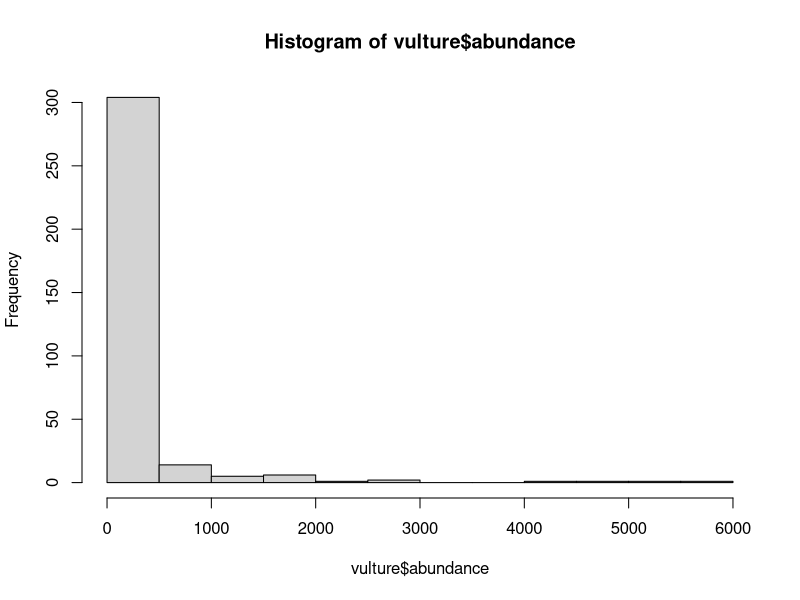
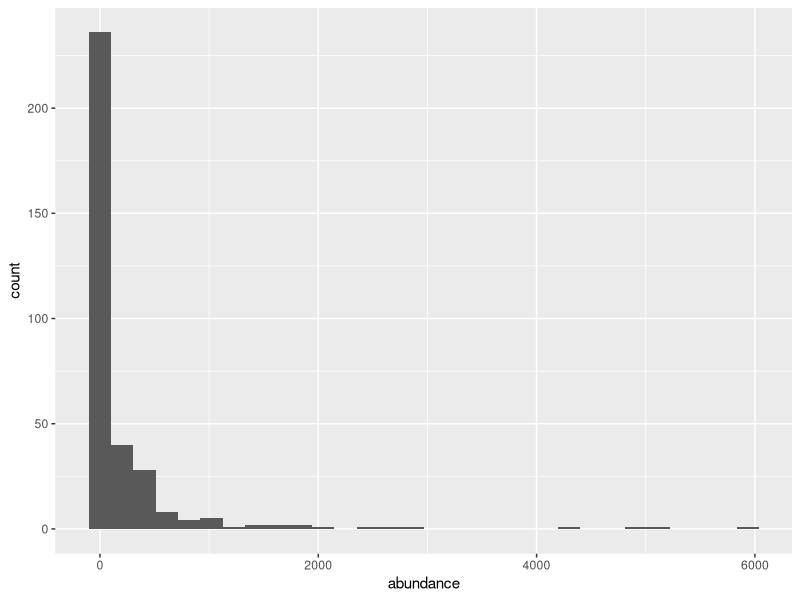
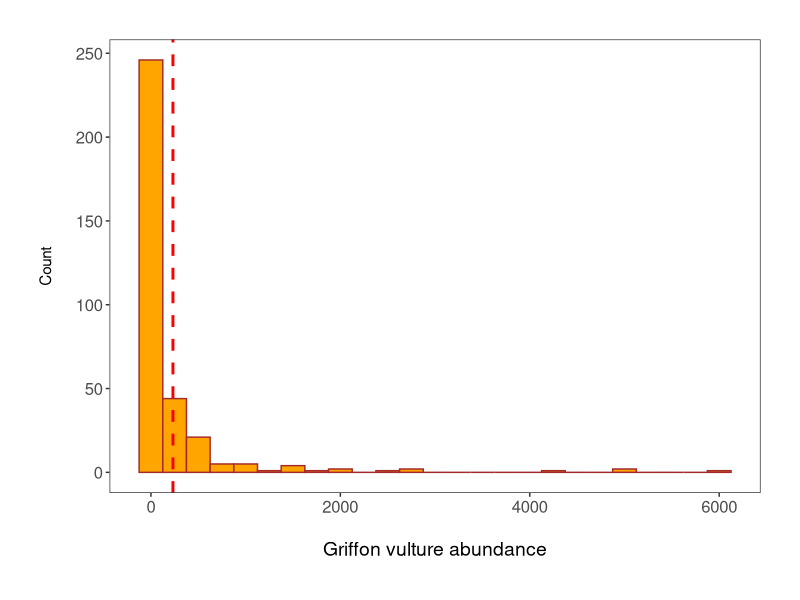
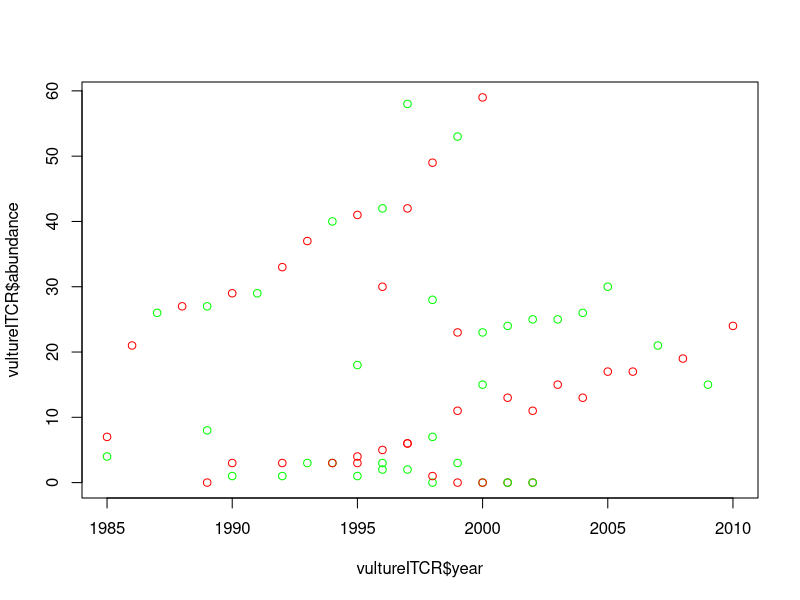
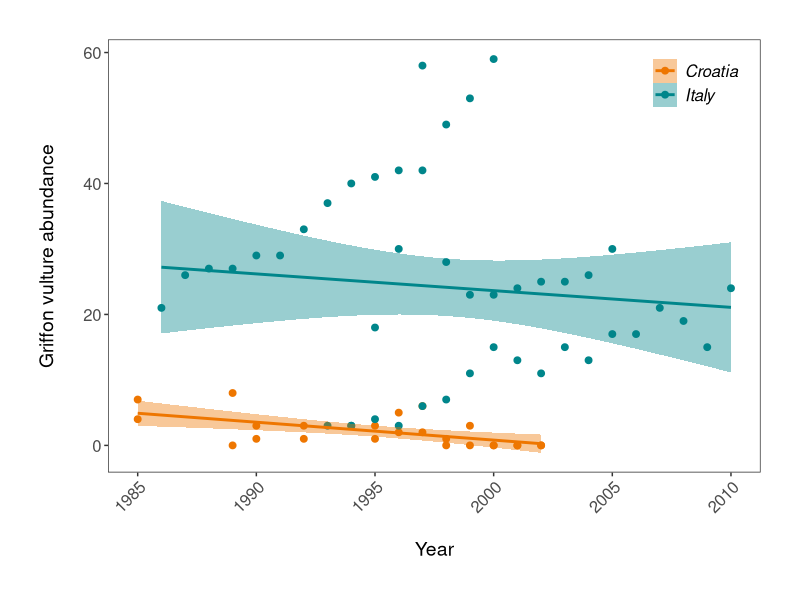
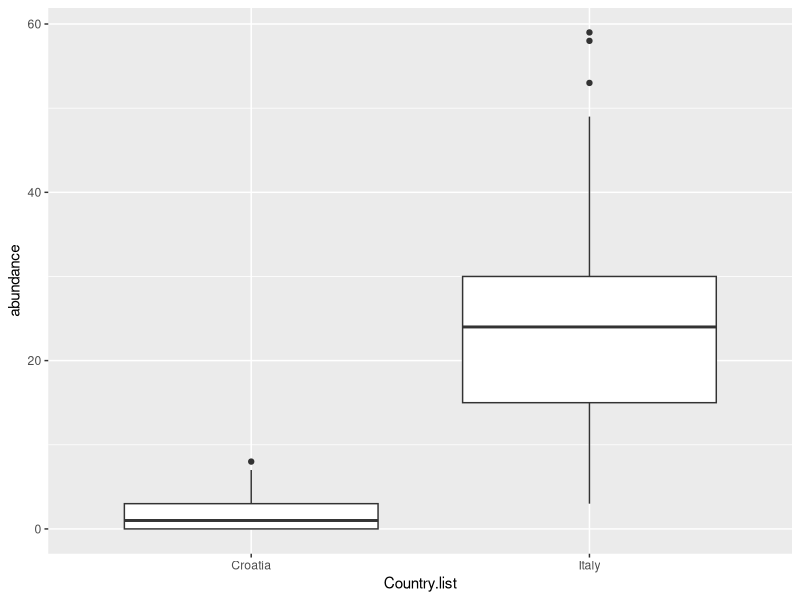
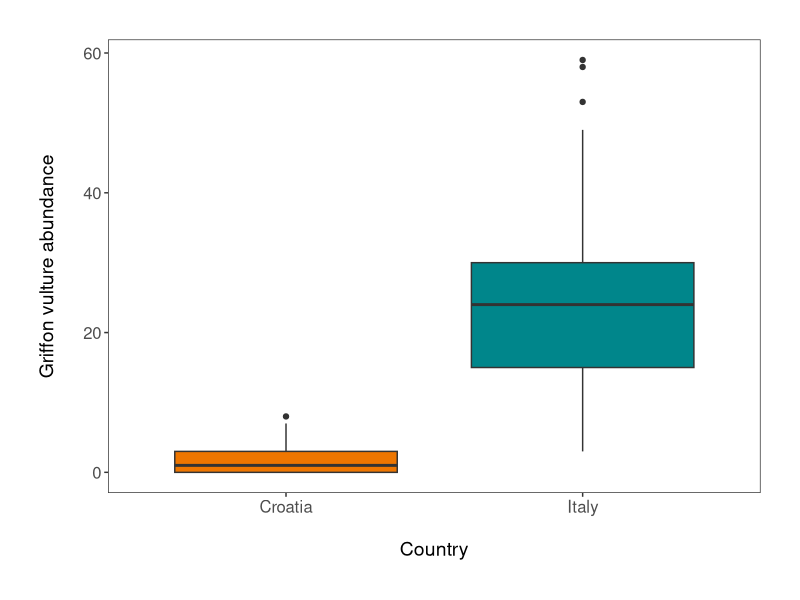
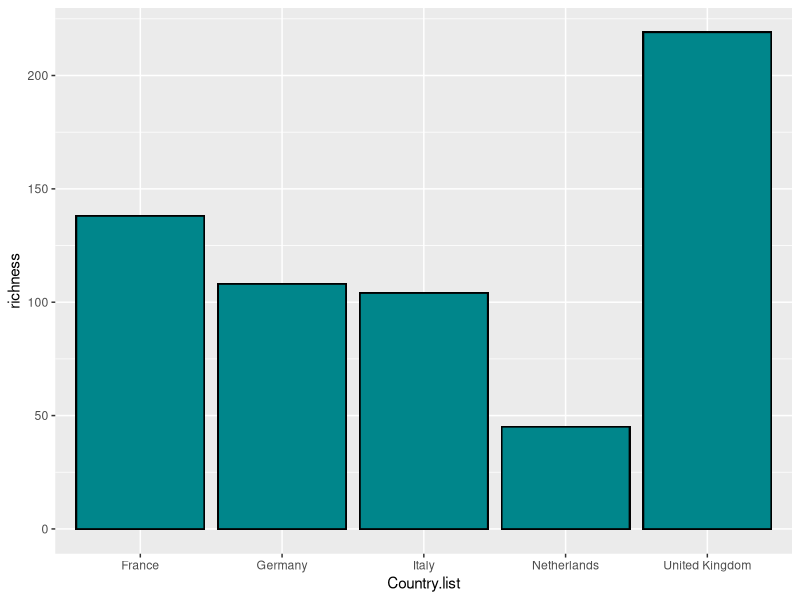

R code for these plots, in order:
#####################################################################################################

#### Mark Farrell's trials and tribulations with Coding Club's Data Viz part 1 ######################

#### mark.farrell@csiro.au        +61 8 8303 8664         09/04/2020 ################################

#### Their webpage is here: https://ourcodingclub.github.io/tutorials/datavis/ ######################

#####################################################################################################


### Set working directory
setwd("~/DATASCHOOL/r-learning/CC_course_stream2/02_Data_vis_1/")


### Install packages as needed
install.packages(c("gridExtra", "readr")) #Use `c()` to make the list of packages a vector to install more than one


### Load packages
library(tidyr)
library(dplyr)
library(ggplot2)
library(readr)
library(gridExtra)

## Import data
LPI <- read.csv("LPIdata_CC.csv")

## Convert data to long format
# By adding `9:53` we are selecting all columns from column 9 to column 53. These contain the monitoring data for each
# combination covered by columns 1-8

LPI2 <- gather(LPI, "year", "abundance", 9:53)

# We now have a very long dataset where year and abundance have been added as columns 9 & 10,
# and abundances that were previously in 9-53 are now in 10 with the year for each column in 9

# However, we're not there yet as we have that "X" in front of every year, so we need to use 
LPI2$year <- parse_number(LPI2$year)
str(LPI2)

# Abundance is still a character, let's fix that
LPI2$abundance <- as.numeric(LPI2$abundance)
str(LPI2)

# Given the size of the dataset, we're first going to identify a species to subset to and play with.
unique(LPI2$Common.Name) #lists all individual unique names, though console gets bored after 1000

# We'll stick with the example in the exercise and go with vultures
vulture <- filter(LPI2, Common.Name == "Griffon vulture / Eurasian griffon")
head(vulture)
vulture <- na.omit(vulture) #cull the NAs


####################################################################################################################

### Graphics time

## Base
base_hist <- hist(vulture$abundance)

## ggplot
vulture_hist <- ggplot(vulture, aes(x = abundance)) +
  geom_histogram()
vulture_hist

## gg better
(vulture_hist <- ggplot(vulture, aes(x = abundance)) +
    geom_histogram(binwidth = 250, colour = "brown", fill = "orange") +
    geom_vline(aes(xintercept = mean(abundance)),
               colour = "red", linetype = "dashed", size = 1) +
    theme_bw() +
    ylab("Count\n") + # `\n` adds a line below the label to give more space
    xlab("\nGriffon vulture abundance") +
    theme(axis.text = element_text(size = 12),
          axis.title.x = element_text(size = 14, face = "plain"), # face="plain" is the default, you can change it to italic, bold, etc.
          panel.grid = element_blank(),
          plot.margin = unit(c(1,1,1,1), units = , "cm"))  # Putting a 1 cm margin around the plot
    )

## Scatter plot to show how abundance changes in Italy and Croatia over time

vultureITCR <- filter(vulture, Country.list %in% c("Croatia", "Italy"))
plot(vultureITCR$year, vultureITCR$abundance, col=c("red", "green"))
(vulture_scatter <- ggplot(vultureITCR, aes(x = year, y = abundance, colour = Country.list)) +
                             geom_point(size = 2) +
    geom_smooth(method = "lm", aes(fill = Country.list)) +
    theme_bw() +
    scale_fill_manual(values = c("#EE7600", "#00868B")) +
    scale_colour_manual(values = c("#EE7600", "#00868B"),
                        labels = c("Croatia", "Italy")) +
    ylab("Griffon vulture abundance\n") +
    xlab("\nYear") +
    theme(axis.text.x = element_text(size = 12, angle = 45, vjust = 1, hjust = 1),
          axis.text.y = element_text(size = 12),
          axis.title = element_text(size = 14, face = "plain"),
          panel.grid = element_blank(),
          plot.margin = unit(c(1,1,1,1), units = , "cm"),
          legend.text = element_text(size = 12, face = "italic"),
          legend.title = element_blank(),
          legend.position = c(0.9, 0.9))
  )

## Boxplot to examine differences in abundance between the two countries

(vulture_boxplot <- ggplot(vultureITCR, aes(Country.list, abundance))
  + geom_boxplot()
  )

# Pretty...

(vulture_boxplot <- ggplot(vultureITCR, aes(Country.list, abundance)) +
    geom_boxplot(aes(fill = Country.list)) +
    theme_bw() +
    scale_fill_manual(values = c("#EE7600", "#00868B")) +
    scale_colour_manual(values = c("#EE7600", "#00868B")) +
    ylab("Griffon vulture abundance\n") +
    xlab("\nCountry") +
    theme(axis.text = element_text(size = 12),
          axis.title = element_text(size = 14, face = "plain"),                     
          panel.grid = element_blank(),                                               
          plot.margin = unit(c(1,1,1,1), units = , "cm"),               
          legend.position = "none")
    )

## Bar plot to examine several countries. NB we don't like barplots, but this is appropriate as we're presenting
## calculated species richness data

# This chunk takes the LPI2 data, selects five countries, and eventually adds a column based upon how many unique 
# names (species in this case) are present in each country. It has however retained all the other info into the 
# new tibble

richness <- LPI2 %>% filter(Country.list %in% c("United Kingdom", "Germany", "France", "Netherlands", "Italy")) %>% 
  group_by(Country.list) %>% 
  mutate(richness = length(unique(Common.Name)))

(richness_barplot <- ggplot(richness, aes(Country.list, richness)) +
    geom_bar(position = position_dodge(), stat = "identity", colour = "black", fill = "#00868B")
  )

### Facet time

## First to show what a mess when not splitting between panels

(vulture_scatter_all <- ggplot(vulture, aes(x = year, y = abundance, colour = Country.list)) +
    geom_point(size = 2) +
    geom_smooth(method = "lm", aes(fill = Country.list)) +
    theme_bw() +
    ylab("Griffon vulture abundance\n") +
    xlab("\nYear") +
    theme(axis.text.x = element_text(size = 12, angle = 45, vjust = 1, hjust = 1),     # making the years at a bit of an angle
          axis.text.y = element_text(size = 12),
          axis.title = element_text(size = 14, face = "plain"),                        
          panel.grid = element_blank(),                                   # Removing the background grid lines               
          plot.margin = unit(c(1,1,1,1), units = , "cm"),                 # Adding a 1 cm margin around the plot
          legend.text = element_text(size = 12, face = "italic"),         # Setting the font for the legend text
          legend.title = element_blank(),                                 # Removing the legend title
          legend.position = "right")
  ) 

## With facets

(vulture_scatter_facet <- ggplot(vulture, aes(x = year, y = abundance, colour = Country.list)) +
    geom_point(size = 2) +
    geom_smooth(method = "lm", aes(fill = Country.list)) +
    facet_wrap(~ Country.list, scales = "free_y") +
    theme_bw() +
    ylab("Griffon vulture abundance\n") +
    xlab("\nYear") +
    theme(axis.text.x = element_text(size = 12, angle = 45, vjust = 1, hjust = 1),     # making the years at a bit of an angle
          axis.text.y = element_text(size = 12),
          axis.title = element_text(size = 14, face = "plain"),                        
          panel.grid = element_blank(),                                   # Removing the background grid lines               
          plot.margin = unit(c(1,1,1,1), units = , "cm"),                 # Adding a 1 cm margin around the plot
          legend.text = element_text(size = 12, face = "italic"),         # Setting the font for the legend text
          legend.title = element_blank(),                                 # Removing the legend title
          legend.position = "right")
) 

# Some useful arguments to include in facet_wrap()are nrow = or 
# ncol = , specifying the number of rows or columns, respectively. 
# You can also see that we used scales = "free_y", to allow different y axis values 
# because of the wide range of abundance values in the data. 
# You can use “fixed” when you want to constrain all axis values.

## Not quite facets, but graphs from different analyses can be arranged for a single figure
## using `grid.arrange()` from the package gridExtra.

grid.arrange(vulture_hist, vulture_scatter, vulture_boxplot, ncol = 1)

# clearly it's not quite so simple
# adding ylab etc. again overrides the parameters of the original figures

(panel <- grid.arrange(
  vulture_hist + ggtitle("(a)") + ylab("Count") + xlab("Abundance") +
    theme(plot.margin = unit(c(0.2, 0.2, 0.2, 0.2), units = , "cm")),
          vulture_boxplot + ggtitle("(b)") + ylab("Abundance") + xlab("Country") +
            theme(plot.margin = unit(c(0.2, 0.2, 0.2, 0.2), units = , "cm")),
                  vulture_scatter + ggtitle("(c)") + ylab("Abundance") + xlab("Year") +
                    theme(plot.margin = unit(c(0.2, 0.2, 0.2, 0.2), units = , "cm")) +
    theme(legend.text = element_text(size = 12, face = "italic"),
    legend.title = element_blank(),
    legend.position = c(0.85, 0.85)),
#  widths = c(1, 1, 1), # can only use when ncol =/= 1
  heights = c(1, 1, 2),
  ncol = 1
))

# Still not quite right in the renderer, but can be fixed for export easily enough
# using `ggsave`. Units are in inches by default, but can change by adding `units = "px"`
# or `units = "cm"` at the end:

ggsave(panel, file = "vulture_panel2.png", width = 5, height = 12)

#### The Challenge
### 1) Choose TWO species from the LPI data and display their population trends over time, 
###    using a scatterplot and a linear model fit?
###
### 2) Using the same two species, filter the data to include only records from FIVE 
###    countries of your choice, and make a boxplot to compare how the abundance of those 
###    two species varies between the five countries?


## Challenge 1
# Pick two most abundant species

top2 <- LPI2 %>% group_by(Common.Name) %>% 
                            summarise(abundance = sum(abundance, na.rm = TRUE)) %>% 
  top_n(2)

# 	"Pacific sardine / South American pilchard" and "Pacific sardine / South American pilchard"

(messyplot1 <- filter(LPI2, Common.Name == top2$Common.Name) %>% 
    ggplot(aes(year, log(abundance), colour = Country.list)) +
    facet_wrap(~ Common.Name, scales = 'free_y') + 
    geom_point(size = 2) +
    geom_smooth(method = "lm", aes(fill = Country.list)) +
    theme_bw() +
    ylab("Log Abundance\n") +
    xlab("\nYear") +
    theme(axis.text.x = element_text(size = 12, angle = 45, vjust = 1, hjust = 1),     
          axis.text.y = element_text(size = 12),
          axis.title = element_text(size = 14, face = "plain"),                        
          panel.grid = element_blank(),                                                  
          plot.margin = unit(c(1,1,1,1), units = , "cm"),                
          legend.text = element_text(size = 12, face = "italic"),         
          legend.title = element_blank(),                                 
          legend.position = "right")
) 

# NB shapes without specifying only caters for six values. Here there are 7

## Challenge 2
# Boxplot for these two species for five countries (US, Canada, SA, Namibia, Chile)

(messyplot2 <- filter(LPI2, Common.Name == top2$Common.Name) %>% 
    filter(Country.list %in% c("United States", "Canada", "Chile", "Namibia", "South Africa" )) %>% 
    group_by(Country.list) %>% 
    ggplot(aes(Country.list, log(abundance+1))) +
    facet_wrap(~ Common.Name, scales = 'free_y') + 
    geom_boxplot()  +
    theme_bw() +
    ylab("Log Abundance\n") +
    theme(axis.text.x = element_text(size = 12, angle = 45, vjust = 1, hjust = 1),
          axis.title.x = element_blank(),
          axis.text.y = element_text(size = 12),
          axis.title = element_text(size = 14, face = "plain"),                        
          panel.grid = element_blank(),                                                  
          plot.margin = unit(c(1,1,1,1), units = , "cm"),                
          legend.text = element_text(size = 12, face = "italic"),         
          legend.title = element_blank(),                                 
          legend.position = "right")
  )

